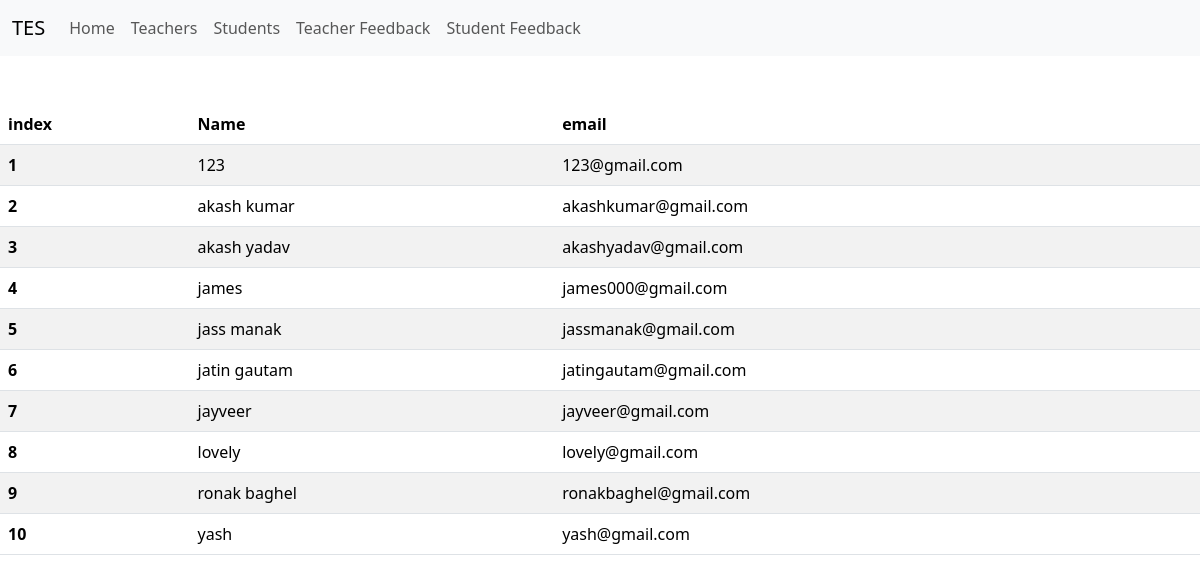
Screenshot of /studenttable.php with the database file from the repository.
### tables this page shows
CREATE TABLE `user` (
  `name` varchar(30) NOT NULL,
  `email` varchar(30) NOT NULL,
  `password` varchar(30) NOT NULL
);

### studenttable.php (the view, shortened to what this page needs)
<!DOCTYPE html>
<html lang="en">
<head>
    <link
      href="https://cdn.jsdelivr.net/npm/bootstrap@5.3.3/dist/css/bootstrap.min.css"
      rel="stylesheet"
    />
</head>
<body>
<nav class="navbar navbar-expand-lg bg-body-tertiary">
        <div class="container-fluid">
          <a class="navbar-brand" href="#">TES</a>
          <div class="collapse navbar-collapse" id="navbarSupportedContent">
            <ul class="navbar-nav me-auto mb-2 mb-lg-0">
              <li class="nav-item">
                <a class="nav-link" aria-current="page" href="admin.php">Home</a>
              </li>
              <li class="nav-item">
                <a class="nav-link" href="teachercart.php">Teachers</a>
              </li>
              <li class="nav-item">
                <a class="nav-link" href="studentrow.php">Students</a>
              </li>
              <li class="nav-item">
                <a class="nav-link" href="tfeedback.php">Teacher Feedback</a>
              </li>
              <li class="nav-item">
                <a class="nav-link" href="sfeedback.php">Student Feedback</a>
              </li>
            </ul>
          </div>
        </div>
      </nav>
      <br><br>
<table class="table table-striped">
  <thead>
    <tr>
      <th scope="col">index</th>
      <th scope="col">Name</th>
      <th scope="col">email</th>
    </tr>
  </thead>
  <tbody>
  <?php
   $num=0;
include("connect.php");
$sql = "SELECT name, email FROM user";
$result = $conn->query($sql);
if ($result->num_rows > 0) {
  while($row = $result->fetch_assoc()) {
    ?>
    <tr>
      <th scope="row"><?php $num++; echo $num; ?></th>
      <td> <?php echo $row["name"]; ?> </td>
      <td> <?php  echo $row["email"]; ?></td>
    </tr>
    <?php
     }
    } else {
      echo "0 results";
    }
    ?>
  </tbody>
</table>
</body>
</html>

### rows the page displays
user: name "123", email "123@gmail.com"
user: name "akash kumar", email "akashkumar@gmail.com"
user: name "akash yadav", email "akashyadav@gmail.com"
user: name "james", email "james000@gmail.com"
user: name "jass manak", email "jassmanak@gmail.com"
user: name "jatin gautam", email "jatingautam@gmail.com"
user: name "jayveer", email "jayveer@gmail.com"
user: name "lovely", email "lovely@gmail.com"
user: name "ronak baghel", email "ronakbaghel@gmail.com"
user: name "yash", email "yash@gmail.com"
